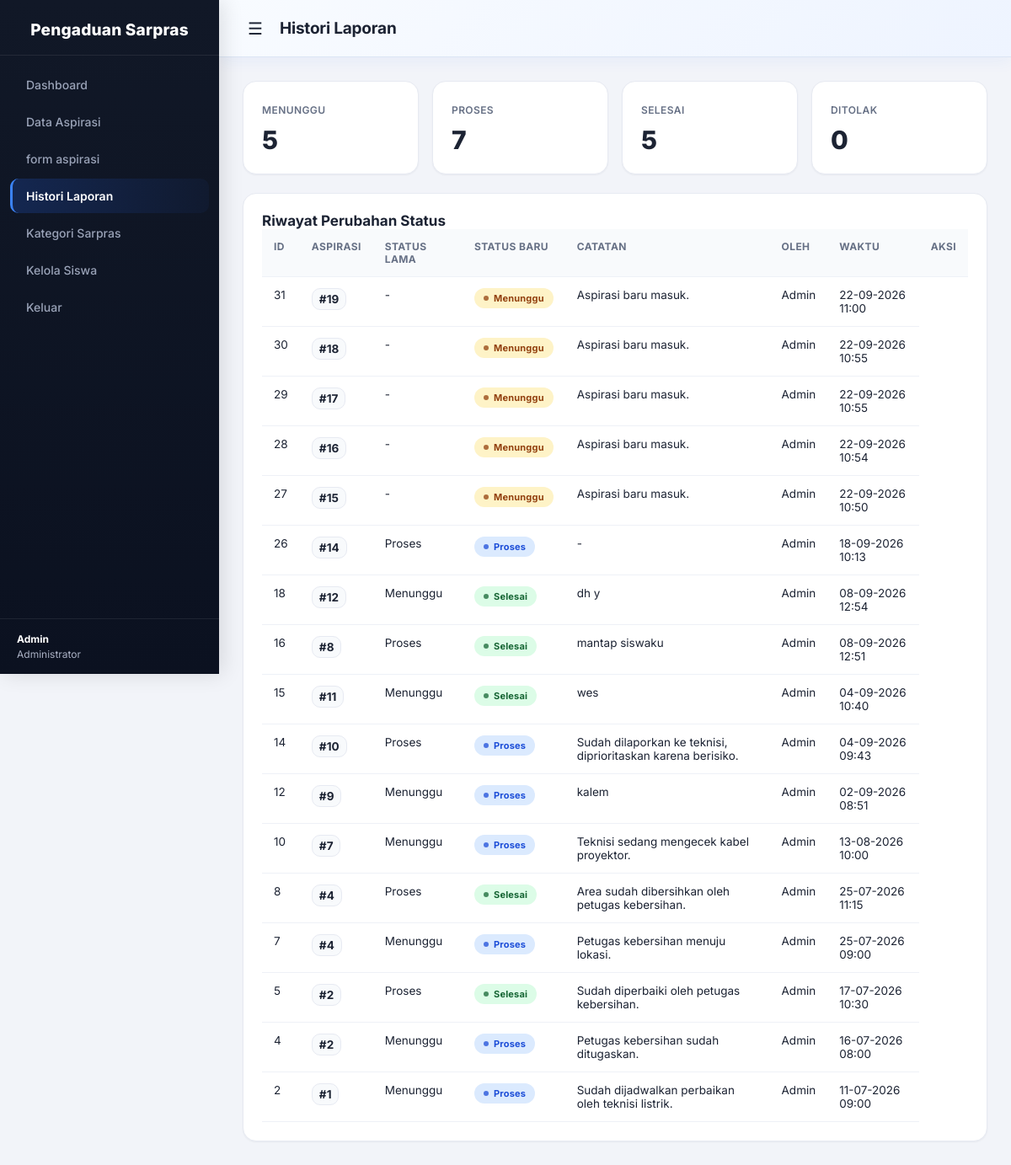
Screenshot of /admin/histori (signed in) with the database file from the repository.
### tables this page shows
CREATE TABLE `histori` (
  `id_histori` int NOT NULL,
  `id_aspirasi` int NOT NULL,
  `id_admin` int NOT NULL,
  `status_lama` enum('Menunggu','Proses','Selesai','Ditolak') DEFAULT NULL,
  `status_baru` enum('Menunggu','Proses','Selesai','Ditolak') NOT NULL,
  `catatan` varchar(255) DEFAULT NULL,
  `diubah_oleh` varchar(30) DEFAULT 'admin',
  `waktu_ubah` datetime DEFAULT CURRENT_TIMESTAMP
);

### config/database.php (called while the page is built, shortened)
<?php
$server = 'localhost';
$username = 'root';
$pass = '';
$database = 'pengaduan_sarpas';
$conn = mysqli_connect($server, $username, $pass, $database);
mysqli_set_charset($conn, 'utf8mb4');
function e($value) { return htmlspecialchars((string)$value, ENT_QUOTES, 'UTF-8'); }
function base_url() {
    $root = str_replace('\\', '/', dirname(__DIR__));
    $docRoot = isset($_SERVER['DOCUMENT_ROOT']) ? str_replace('\\', '/', rtrim($_SERVER['DOCUMENT_ROOT'], '/')) : '';
    $rel = ($docRoot !== '' && strpos($root, $docRoot) === 0) ? substr($root, strlen($docRoot)) : '';
    $rel = '/' . trim($rel, '/');
    return $rel === '/' ? '' : $rel;
}
$base = base_url();
function url($path) {
    global $base;
    return $base . '/' . ltrim($path, '/');
}
function current_user() {
    global $conn;
    if ($_SESSION['role'] === 'admin' && !empty($_SESSION['id_admin'])) {
        $id=(int)$_SESSION['id_admin']; $st=mysqli_prepare($conn,'SELECT id_admin,username,nama FROM admin WHERE id_admin=?'); mysqli_stmt_bind_param($st,'i',$id); mysqli_stmt_execute($st); $r=mysqli_stmt_get_result($st); $u=mysqli_fetch_assoc($r); mysqli_stmt_close($st); return $u;
    }
    return null;
}

### view/admin/histori.php (the view, shortened to what this page needs)
<?php
require_once __DIR__ . '/../../config/database.php';
$user = current_user();
$stats = ['menunggu' => 0, 'proses' => 0, 'selesai' => 0, 'ditolak' => 0];
$rs = mysqli_query($conn, "SELECT status_baru,COUNT(*) jumlah FROM histori GROUP BY status_baru");
while ($x = mysqli_fetch_assoc($rs)) {
  $key = strtolower($x['status_baru']);
  if (isset($stats[$key])) $stats[$key] = (int)$x['jumlah'];
}
$r = mysqli_query($conn, "SELECT h.*,s.nama,s.nis,COALESCE(ad.nama,h.diubah_oleh) diubah_oleh FROM histori h LEFT JOIN aspirasi a ON a.id_aspirasi=h.id_aspirasi LEFT JOIN siswa s ON s.nis=a.nis LEFT JOIN admin ad ON ad.id_admin=h.id_admin ORDER BY h.waktu_ubah DESC,h.id_histori DESC");
?>
<!doctype html>
<html lang="id">
<head>
  <link rel="stylesheet" href="<?= e($base) ?>/assets/admin.css">
</head>
<body>
  <aside class="sidebar" id="sidebar">
    <div class="sidebar-header">Pengaduan Sarpras</div>
    <ul>
      <li><a href="<?= e(url('admin/dashboard')) ?>" class="">Dashboard</a></li>
      <li><a href="<?= e(url('admin/aspirasi')) ?>" class="">Data Aspirasi</a></li>
      <li><a href="<?= e(url('admin/form_aspirasi')) ?>" class="">form aspirasi</a></li>
      <li><a href="<?= e(url('admin/histori')) ?>" class="active">Histori Laporan</a></li>
      <li><a href="<?= e(url('admin/kategori')) ?>" class="">Kategori Sarpras</a></li>
      <li><a href="<?= e(url('admin/siswa')) ?>">Kelola Siswa</a></li>
      <li><a href="<?= e(url('auth/logout')) ?>">Keluar</a></li>
    </ul>
    <div class="admin-user"><strong><?= e($user["nama"] ?? "Admin") ?></strong>Administrator</div>
  </aside>
  <div class="main-content">
    <header class="topbar"><label for="menuToggle" class="menu-icon">&#9776;</label>
      <h1>Histori Laporan</h1>
    </header>
    <main class="content-area">
      <div class="grid">
        <div class="card stat"><span>Menunggu</span><strong><?= $stats['menunggu'] ?></strong></div>
        <div class="card stat"><span>Proses</span><strong><?= $stats['proses'] ?></strong></div>
        <div class="card stat"><span>Selesai</span><strong><?= $stats['selesai'] ?></strong></div>
        <div class="card stat"><span>Ditolak</span><strong><?= $stats['ditolak'] ?></strong></div>
      </div>
      <section class="panel">
        <h2 style="margin-top:0">Riwayat Perubahan Status</h2>
        <div style="overflow:auto">
          <table class="table">
            <tr>
              <th>ID</th>
              <th>Aspirasi</th>
              <th>Status Lama</th>
              <th>Status Baru</th>
              <th>Catatan</th>
              <th>Oleh</th>
              <th>Waktu</th>
              <th>Aksi</th>
            </tr>
            <?php while ($h = mysqli_fetch_assoc($r)): ?>
              <tr>
                <td><?= $h['id_histori'] ?></td>
                <td><a class="btn secondary" style="padding:4px 8px" href="<?= e(url('admin/detail_aspirasi')) ?>?id=<?= $h['id_aspirasi'] ?>">#<?= $h['id_aspirasi'] ?></a></td>
                <td><?= e($h['status_lama'] ?: '-') ?></td>
                <td><span class="badge <?= strtolower($h['status_baru']) ?>"><?= e($h['status_baru']) ?></span></td>
                <td><?= e($h['catatan'] ?: '-') ?></td>
                <td><?= e($h['diubah_oleh']) ?></td>
                <td><?= e(date('d-m-Y H:i', strtotime($h['waktu_ubah']))) ?></td>
              </tr>
            <?php endwhile; ?>
          </table>
        </div>
      </section>
    </main>
  </div>
</body>
</html>

### assets/admin.css (style rules this page uses)
:root { --bg:#f2f4f9; --surface:#ffffff; --surface-soft:#f8fafc; --border:#e7eaf2; --border-soft:#eef1f7; --text:#1c2333; --text-muted:#667085; --text-faint:#94a0b8; --primary:#2563eb; --primary-600:#1d4ed8; --primary-700:#1e40af; --primary-tint:#eef3ff; --radius-lg:16px; --radius-md:12px; --radius-sm:8px; --shadow-sm:0 1px 2px rgba(15,23,42,.05); --shadow-md:0 10px 24px -10px rgba(15,23,42,.14); --shadow-lg:0 24px 48px -16px rgba(15,23,42,.22); --ease:cubic-bezier(.4,0,.2,1); }
* { box-sizing:border-box }
body { margin:0;font-family:'Inter',Arial,sans-serif;background:var(--bg);color:var(--text);-webkit-font-smoothing:antialiased }
.sidebar { width:260px;background:linear-gradient(180deg,#111827 0%,#0b1120 100%);color:#fff;height:100vh;position:fixed;left:0;top:0;z-index:1000;display:flex;flex-direction:column;transition:transform .3s var(--ease);box-shadow:4px 0 24px rgba(0,0,0,.12) }
.sidebar-header { padding:24px 20px 18px;font-size:19px;font-weight:800;text-align:center;letter-spacing:.2px;border-bottom:1px solid rgba(255,255,255,.08);display:flex;align-items:center;justify-content:center;gap:8px }
.sidebar ul { list-style:none;padding:14px 12px;margin:0;display:flex;flex-direction:column;gap:3px }
.sidebar li { margin:0 }
.sidebar a { display:block;padding:12px 16px;color:#9aa3b8;text-decoration:none;border-left:3px solid transparent;font-size:14px;font-weight:500;border-radius:10px;transition:background .18s var(--ease),color .18s var(--ease),border-color .18s var(--ease) }
.sidebar a.active { background:linear-gradient(90deg,rgba(37,99,235,.22),rgba(37,99,235,.05));color:#fff;border-left-color:#3b82f6;font-weight:600 }
.admin-user { margin-top:auto;padding:16px 20px;border-top:1px solid rgba(255,255,255,.08);font-size:12px;color:#aab1c4 }
.admin-user strong { display:block;color:#fff;margin-bottom:3px;font-weight:700 }
.main-content { margin-left:260px;min-height:100vh;transition:margin-left .3s var(--ease) }
.topbar { height:68px;background:linear-gradient(135deg,#f8fbff 0%,#eef4ff 100%);border-bottom:1px solid #dbe5f4;box-shadow:0 4px 18px rgba(37,99,235,.06);display:flex;align-items:center;gap:14px;padding:0 28px;position:sticky;top:0;z-index:20;backdrop-filter:blur(8px) }
.topbar h1 { font-size:19px;margin:0;font-weight:700;letter-spacing:-.2px }
.menu-icon { font-size:20px;line-height:1;color:var(--text);cursor:pointer;background:none;border:0;padding:6px;border-radius:8px;transition:background .15s var(--ease) }
.content-area { padding:28px;max-width:1400px;margin:auto }
.grid { display:grid;grid-template-columns:repeat(4,1fr);gap:16px;margin-bottom:22px }
.card,.panel { background:var(--surface);border:1px solid var(--border);border-radius:var(--radius-lg);padding:22px;box-shadow:var(--shadow-sm);transition:box-shadow .2s var(--ease),transform .2s var(--ease);animation:fadeUp .35s var(--ease) }
.stat span { font-size:12px;color:var(--text-muted);font-weight:600;text-transform:uppercase;letter-spacing:.4px }
.stat strong { display:block;font-size:30px;margin-top:9px;font-weight:800;letter-spacing:-.5px }
.panel { margin-bottom:20px }
.panel h3,.panel h2 { margin:0;font-size:17px;font-weight:700 }
.btn { display:inline-flex;align-items:center;justify-content:center;gap:6px;padding:10px 16px;border-radius:10px;background:linear-gradient(135deg,var(--primary),var(--primary-700));color:#fff;text-decoration:none;border:0;font-weight:700;cursor:pointer;font-size:13.5px;box-shadow:0 8px 18px -8px rgba(37,99,235,.55);transition:transform .16s var(--ease),box-shadow .16s var(--ease),filter .16s var(--ease) }
.btn.secondary { background:var(--surface-soft);color:var(--text);border:1px solid var(--border);box-shadow:none }
.table { width:100%;border-collapse:collapse }
.table th,.table td { padding:13px 14px;border-bottom:1px solid var(--border-soft);text-align:left;font-size:13.5px;vertical-align:top }
.table th { background:var(--surface-soft);color:var(--text-muted);font-weight:700;font-size:12px;text-transform:uppercase;letter-spacing:.4px }
.table tbody tr { transition:background .15s var(--ease) }
.badge { display:inline-flex;align-items:center;gap:6px;padding:5px 11px;border-radius:999px;font-size:11px;font-weight:700;white-space:nowrap;letter-spacing:.2px }
.badge::before { content:'';width:6px;height:6px;border-radius:999px;background:currentColor;opacity:.75 }
.menunggu { background:#fef3c7;color:#92400e }
.proses { background:#dbeafe;color:#1d4ed8 }
.selesai { background:#dcfce7;color:#166534 }

### rows the page displays
histori: id_histori "31", id_aspirasi "19", status_lama "-", status_baru "Menunggu", catatan "Aspirasi baru masuk.", diubah_oleh "Admin", waktu_ubah "22-09-2026 11:00"
histori: id_histori "30", id_aspirasi "18", status_lama "-", status_baru "Menunggu", catatan "Aspirasi baru masuk.", diubah_oleh "Admin", waktu_ubah "22-09-2026 10:55"
histori: id_histori "29", id_aspirasi "17", status_lama "-", status_baru "Menunggu", catatan "Aspirasi baru masuk.", diubah_oleh "Admin", waktu_ubah "22-09-2026 10:55"
histori: id_histori "28", id_aspirasi "16", status_lama "-", status_baru "Menunggu", catatan "Aspirasi baru masuk.", diubah_oleh "Admin", waktu_ubah "22-09-2026 10:54"
histori: id_histori "27", id_aspirasi "15", status_lama "-", status_baru "Menunggu", catatan "Aspirasi baru masuk.", diubah_oleh "Admin", waktu_ubah "22-09-2026 10:50"
histori: id_histori "26", id_aspirasi "14", status_lama "Proses", status_baru "Proses", catatan "-", diubah_oleh "Admin", waktu_ubah "18-09-2026 10:13"
histori: id_histori "18", id_aspirasi "12", status_lama "Menunggu", status_baru "Selesai", catatan "dh y", diubah_oleh "Admin", waktu_ubah "08-09-2026 12:54"
histori: id_histori "16", id_aspirasi "8", status_lama "Proses", status_baru "Selesai", catatan "mantap siswaku", diubah_oleh "Admin", waktu_ubah "08-09-2026 12:51"
histori: id_histori "15", id_aspirasi "11", status_lama "Menunggu", status_baru "Selesai", catatan "wes", diubah_oleh "Admin", waktu_ubah "04-09-2026 10:40"
histori: id_histori "14", id_aspirasi "10", status_lama "Proses", status_baru "Proses", catatan "Sudah dilaporkan ke teknisi, diprioritaskan karena berisiko.", diubah_oleh "Admin", waktu_ubah "04-09-2026 09:43"
histori: id_histori "12", id_aspirasi "9", status_lama "Menunggu", status_baru "Proses", catatan "kalem", diubah_oleh "Admin", waktu_ubah "02-09-2026 08:51"
histori: id_histori "10", id_aspirasi "7", status_lama "Menunggu", status_baru "Proses", catatan "Teknisi sedang mengecek kabel proyektor.", diubah_oleh "Admin", waktu_ubah "13-08-2026 10:00"
histori: id_histori "8", id_aspirasi "4", status_lama "Proses", status_baru "Selesai", catatan "Area sudah dibersihkan oleh petugas kebersihan.", diubah_oleh "Admin", waktu_ubah "25-07-2026 11:15"
histori: id_histori "7", id_aspirasi "4", status_lama "Menunggu", status_baru "Proses", catatan "Petugas kebersihan menuju lokasi.", diubah_oleh "Admin", waktu_ubah "25-07-2026 09:00"
histori: id_histori "5", id_aspirasi "2", status_lama "Proses", status_baru "Selesai", catatan "Sudah diperbaiki oleh petugas kebersihan.", diubah_oleh "Admin", waktu_ubah "17-07-2026 10:30"
histori: id_histori "4", id_aspirasi "2", status_lama "Menunggu", status_baru "Proses", catatan "Petugas kebersihan sudah ditugaskan.", diubah_oleh "Admin", waktu_ubah "16-07-2026 08:00"
histori: id_histori "2", id_aspirasi "1", status_lama "Menunggu", status_baru "Proses", catatan "Sudah dijadwalkan perbaikan oleh teknisi listrik.", diubah_oleh "Admin", waktu_ubah "11-07-2026 09:00"

### other values shown
$user["nama"] "Admin"
$stats['menunggu'] "5"
$stats['proses'] "7"
$stats['selesai'] "5"
$stats['ditolak'] "0"
